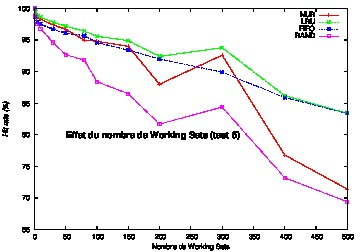

This figure's gnuplot source:
set style data linespoints
set xlabel "Nombre de Working Sets"
set ylabel "Hit rate (%)" font "Helvetica-Oblique"
set label "Effet du nombre de Working Sets (test 5)" font "Helvetica-Bold,18" at 50,80 
set encoding utf8
set terminal postscript eps color
set output "t5-working_sets.eps"
plot "t5-working_sets" using 1:2 t "NUR", "t5-working_sets" using 1:3 t "LRU", "t5-working_sets" using 1:4 t "FIFO", "t5-working_sets" using 1:5 t "RAND"
